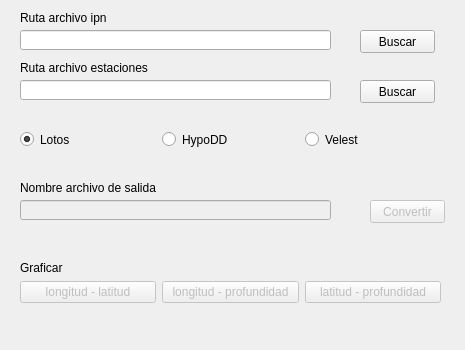
<?xml version="1.0" encoding="UTF-8"?>
<ui version="4.0">
 <class>MainWindow</class>
 <widget class="QMainWindow" name="MainWindow">
  <property name="geometry">
   <rect>
    <x>0</x>
    <y>0</y>
    <width>465</width>
    <height>350</height>
   </rect>
  </property>
  <property name="minimumSize">
   <size>
    <width>465</width>
    <height>350</height>
   </size>
  </property>
  <property name="maximumSize">
   <size>
    <width>465</width>
    <height>350</height>
   </size>
  </property>
  <property name="windowTitle">
   <string>MainWindow</string>
  </property>
  <property name="animated">
   <bool>true</bool>
  </property>
  <widget class="QWidget" name="centralwidget">
   <widget class="QLineEdit" name="ipn_input">
    <property name="enabled">
     <bool>true</bool>
    </property>
    <property name="geometry">
     <rect>
      <x>20</x>
      <y>30</y>
      <width>311</width>
      <height>20</height>
     </rect>
    </property>
    <property name="readOnly">
     <bool>true</bool>
    </property>
   </widget>
   <widget class="QPushButton" name="btn_srcipn">
    <property name="geometry">
     <rect>
      <x>360</x>
      <y>30</y>
      <width>75</width>
      <height>23</height>
     </rect>
    </property>
    <property name="text">
     <string>Buscar</string>
    </property>
   </widget>
   <widget class="QLineEdit" name="file_output">
    <property name="enabled">
     <bool>false</bool>
    </property>
    <property name="geometry">
     <rect>
      <x>20</x>
      <y>200</y>
      <width>311</width>
      <height>20</height>
     </rect>
    </property>
   </widget>
   <widget class="QPushButton" name="btn_convert">
    <property name="enabled">
     <bool>false</bool>
    </property>
    <property name="geometry">
     <rect>
      <x>370</x>
      <y>200</y>
      <width>75</width>
      <height>23</height>
     </rect>
    </property>
    <property name="text">
     <string>Convertir</string>
    </property>
   </widget>
   <widget class="QLabel" name="label">
    <property name="geometry">
     <rect>
      <x>20</x>
      <y>10</y>
      <width>141</width>
      <height>16</height>
     </rect>
    </property>
    <property name="text">
     <string>Ruta archivo ipn</string>
    </property>
   </widget>
   <widget class="QLabel" name="label_2">
    <property name="geometry">
     <rect>
      <x>20</x>
      <y>180</y>
      <width>141</width>
      <height>16</height>
     </rect>
    </property>
    <property name="text">
     <string>Nombre archivo de salida</string>
    </property>
   </widget>
   <widget class="QLabel" name="label_4">
    <property name="geometry">
     <rect>
      <x>20</x>
      <y>260</y>
      <width>141</width>
      <height>16</height>
     </rect>
    </property>
    <property name="text">
     <string>Graficar</string>
    </property>
   </widget>
   <widget class="QWidget" name="layoutWidget">
    <property name="geometry">
     <rect>
      <x>20</x>
      <y>280</y>
      <width>421</width>
      <height>25</height>
     </rect>
    </property>
    <layout class="QHBoxLayout" name="horizontalLayout">
     <item>
      <widget class="QPushButton" name="btn_graph_1">
       <property name="enabled">
        <bool>false</bool>
       </property>
       <property name="text">
        <string>longitud - latitud</string>
       </property>
      </widget>
     </item>
     <item>
      <widget class="QPushButton" name="btn_graph_2">
       <property name="enabled">
        <bool>false</bool>
       </property>
       <property name="text">
        <string>longitud - profundidad</string>
       </property>
      </widget>
     </item>
     <item>
      <widget class="QPushButton" name="btn_graph_3">
       <property name="enabled">
        <bool>false</bool>
       </property>
       <property name="text">
        <string>latitud - profundidad</string>
       </property>
      </widget>
     </item>
    </layout>
   </widget>
   <widget class="QWidget" name="layoutWidget">
    <property name="geometry">
     <rect>
      <x>20</x>
      <y>130</y>
      <width>421</width>
      <height>19</height>
     </rect>
    </property>
    <layout class="QHBoxLayout" name="horizontalLayout_2">
     <item>
      <widget class="QRadioButton" name="radio_lt">
       <property name="text">
        <string>Lotos</string>
       </property>
       <property name="checkable">
        <bool>true</bool>
       </property>
       <property name="checked">
        <bool>true</bool>
       </property>
       <attribute name="buttonGroup">
        <string notr="true">buttonGrou</string>
       </attribute>
      </widget>
     </item>
     <item>
      <widget class="QRadioButton" name="radio_hy">
       <property name="text">
        <string>HypoDD</string>
       </property>
       <attribute name="buttonGroup">
        <string notr="true">buttonGrou</string>
       </attribute>
      </widget>
     </item>
     <item>
      <widget class="QRadioButton" name="radio_vl">
       <property name="text">
        <string>Velest</string>
       </property>
       <attribute name="buttonGroup">
        <string notr="true">buttonGrou</string>
       </attribute>
      </widget>
     </item>
    </layout>
   </widget>
   <widget class="QLineEdit" name="stn_input">
    <property name="enabled">
     <bool>true</bool>
    </property>
    <property name="geometry">
     <rect>
      <x>20</x>
      <y>80</y>
      <width>311</width>
      <height>20</height>
     </rect>
    </property>
    <property name="readOnly">
     <bool>true</bool>
    </property>
   </widget>
   <widget class="QLabel" name="label_5">
    <property name="geometry">
     <rect>
      <x>20</x>
      <y>60</y>
      <width>141</width>
      <height>16</height>
     </rect>
    </property>
    <property name="text">
     <string>Ruta archivo estaciones</string>
    </property>
   </widget>
   <widget class="QPushButton" name="btn_srcstn">
    <property name="geometry">
     <rect>
      <x>360</x>
      <y>80</y>
      <width>75</width>
      <height>23</height>
     </rect>
    </property>
    <property name="text">
     <string>Buscar</string>
    </property>
   </widget>
  </widget>
 </widget>
 <resources/>
 <connections/>
 <buttongroups>
  <buttongroup name="buttonGrou"/>
 </buttongroups>
</ui>
